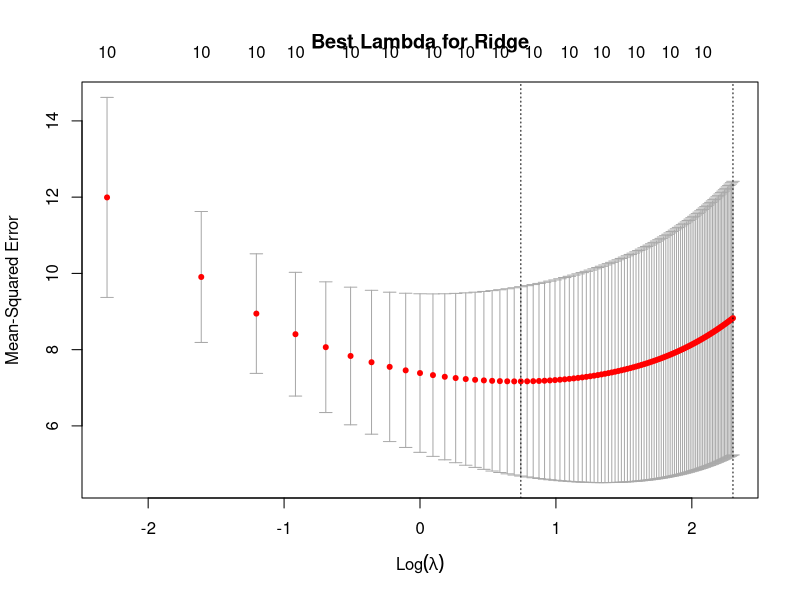
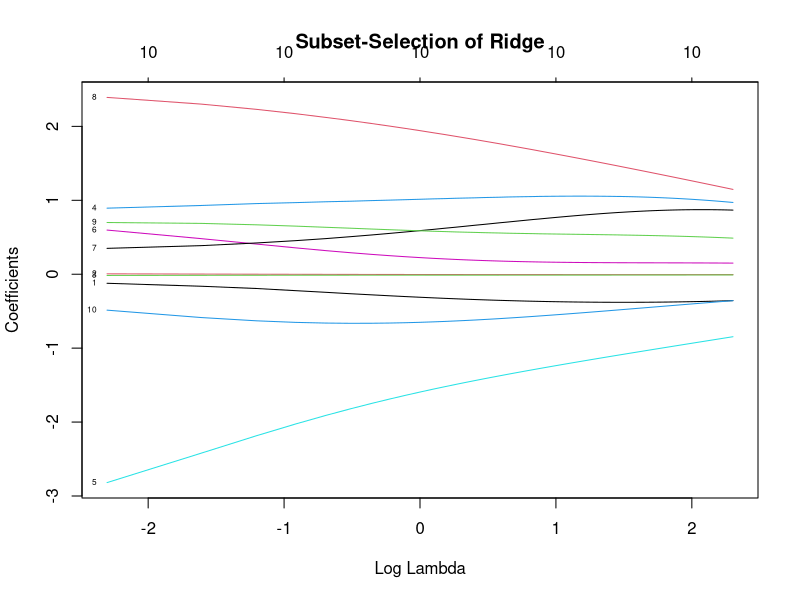
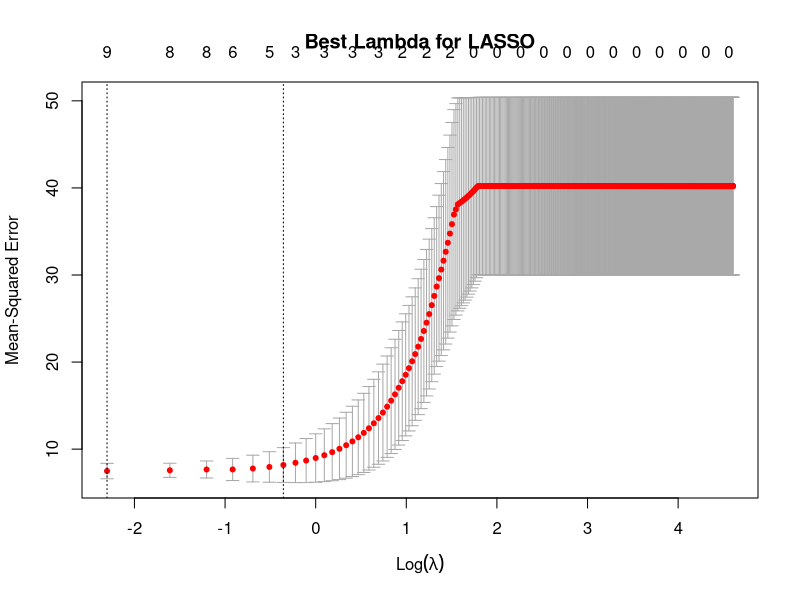
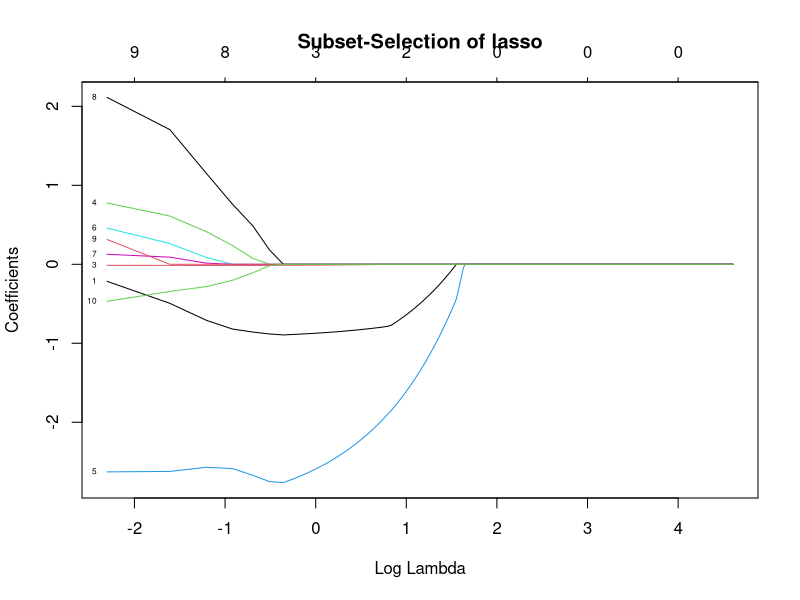

Generate these figures, in order, with R:
## ---- chunk 1
# glmnet for the conducting ridge and lasso
# install.packages("glmnet")
library(glmnet)
library(tidyverse)

# loading dataset
cars <- mtcars
## ---- chunk 2
# setting seed for reproducibility
set.seed(42)

# splitting the sample into parameters matrix and the target variable
x <- cars %>% select(-c(mpg))
y <- cars$mpg
## ---- chunk 3
# making a ridge model with an arbitrary lambda = 1 as an example
ridge.mod <- glmnet(x, y, alpha = 0, lambda = 1)
## ---- chunk 4
# getting the coefficients of the model
coef(ridge.mod)
## ---- chunk 5
lambda_grid <- seq(0.1, 10, 0.1)
ridge.cv <- cv.glmnet(as.matrix(x), y, type.measure = "mse", nfolds = 3, 
                      lambda = lambda_grid, alpha = 0)
ridge.cv
## ---- chunk 6
plot(ridge.cv, main="Best Lambda for Ridge")
## ---- chunk 7
plot(ridge.cv$glmnet.fit, xvar="lambda",label = T, main="Subset-Selection of Ridge")
## ---- chunk 8
lambda_grid <- seq(0.1, 100, by = 0.1)
lasso.cv <- cv.glmnet(as.matrix(x), y, type.measure = "mse", nfolds = 3, 
                      lambda = lambda_grid, alpha = 1)
plot(lasso.cv, main = "Best Lambda for LASSO")
## ---- chunk 9
plot(lasso.cv$glmnet.fit, xvar="lambda",label = T, main="Subset-Selection of lasso")
## ---- chunk 10
print(paste0("MSE of Ridge: ", min(ridge.cv$cvm)))
print(paste0("MSE of LASSO: ", min(lasso.cv$cvm)))
## ---- chunk 11
print(paste0("Optimal Lambda of Ridge: ", ridge.cv$lambda.min))
print(paste0("Optimal Lambda of LASSO: ", lasso.cv$lambda.min))
## ---- chunk 12
coef(lasso.cv)
